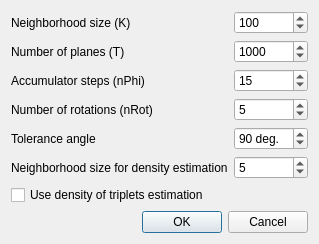
<?xml version="1.0" encoding="UTF-8"?>
<ui version="4.0">
 <class>HoughNormalsDialog</class>
 <widget class="QDialog" name="HoughNormalsDialog">
  <property name="geometry">
   <rect>
    <x>0</x>
    <y>0</y>
    <width>289</width>
    <height>235</height>
   </rect>
  </property>
  <property name="windowTitle">
   <string>Dialog</string>
  </property>
  <layout class="QVBoxLayout" name="verticalLayout">
   <item>
    <layout class="QFormLayout" name="formLayout">
     <item row="0" column="0">
      <widget class="QLabel" name="label">
       <property name="text">
        <string>Neighborhood size (K)</string>
       </property>
      </widget>
     </item>
     <item row="0" column="1">
      <widget class="QSpinBox" name="kSpinBox">
       <property name="toolTip">
        <string>Size of the neighborhood</string>
       </property>
       <property name="minimum">
        <number>3</number>
       </property>
       <property name="maximum">
        <number>100000</number>
       </property>
       <property name="singleStep">
        <number>10</number>
       </property>
       <property name="value">
        <number>100</number>
       </property>
      </widget>
     </item>
     <item row="1" column="0">
      <widget class="QLabel" name="label_2">
       <property name="text">
        <string>Number of planes (T)</string>
       </property>
      </widget>
     </item>
     <item row="1" column="1">
      <widget class="QSpinBox" name="tSpinBox">
       <property name="toolTip">
        <string>Plane number to draw</string>
       </property>
       <property name="minimum">
        <number>10</number>
       </property>
       <property name="maximum">
        <number>1000000</number>
       </property>
       <property name="singleStep">
        <number>100</number>
       </property>
       <property name="value">
        <number>1000</number>
       </property>
      </widget>
     </item>
     <item row="2" column="0">
      <widget class="QLabel" name="label_3">
       <property name="text">
        <string>Accumulator steps (nPhi)</string>
       </property>
      </widget>
     </item>
     <item row="2" column="1">
      <widget class="QSpinBox" name="nPhiSpinBox">
       <property name="toolTip">
        <string>Accumulator discretization parameter</string>
       </property>
       <property name="minimum">
        <number>5</number>
       </property>
       <property name="maximum">
        <number>1000</number>
       </property>
       <property name="singleStep">
        <number>5</number>
       </property>
       <property name="value">
        <number>15</number>
       </property>
      </widget>
     </item>
     <item row="3" column="0">
      <widget class="QLabel" name="label_4">
       <property name="text">
        <string>Number of rotations (nRot)</string>
       </property>
      </widget>
     </item>
     <item row="3" column="1">
      <widget class="QSpinBox" name="nRotSpinBox">
       <property name="toolTip">
        <string>Rotation number</string>
       </property>
       <property name="minimum">
        <number>1</number>
       </property>
       <property name="maximum">
        <number>1000</number>
       </property>
       <property name="singleStep">
        <number>1</number>
       </property>
       <property name="value">
        <number>5</number>
       </property>
      </widget>
     </item>
     <item row="4" column="0">
      <widget class="QLabel" name="label_5">
       <property name="text">
        <string>Tolerance angle</string>
       </property>
      </widget>
     </item>
     <item row="4" column="1">
      <widget class="QSpinBox" name="tolAngleSpinBox">
       <property name="toolTip">
        <string>Angle parameter for cluster normal selection</string>
       </property>
       <property name="suffix">
        <string> deg.</string>
       </property>
       <property name="minimum">
        <number>0</number>
       </property>
       <property name="maximum">
        <number>360</number>
       </property>
       <property name="singleStep">
        <number>15</number>
       </property>
       <property name="value">
        <number>90</number>
       </property>
      </widget>
     </item>
     <item row="5" column="0">
      <widget class="QLabel" name="label_6">
       <property name="text">
        <string>Neighborhood size for density estimation</string>
       </property>
      </widget>
     </item>
     <item row="5" column="1">
      <widget class="QSpinBox" name="kDensitySpinBox">
       <property name="toolTip">
        <string>Size of the neighborhood for density estimation</string>
       </property>
       <property name="minimum">
        <number>1</number>
       </property>
       <property name="maximum">
        <number>100</number>
       </property>
       <property name="value">
        <number>5</number>
       </property>
      </widget>
     </item>
     <item row="6" column="0">
      <widget class="QCheckBox" name="useDensityCheckBox">
       <property name="toolTip">
        <string>use a density estimation of triplets generation</string>
       </property>
       <property name="text">
        <string>Use density of triplets estimation</string>
       </property>
      </widget>
     </item>
    </layout>
   </item>
   <item>
    <widget class="QDialogButtonBox" name="buttonBox">
     <property name="orientation">
      <enum>Qt::Horizontal</enum>
     </property>
     <property name="standardButtons">
      <set>QDialogButtonBox::Cancel|QDialogButtonBox::Ok</set>
     </property>
    </widget>
   </item>
  </layout>
 </widget>
 <resources/>
 <connections>
  <connection>
   <sender>buttonBox</sender>
   <signal>accepted()</signal>
   <receiver>HoughNormalsDialog</receiver>
   <slot>accept()</slot>
   <hints>
    <hint type="sourcelabel">
     <x>248</x>
     <y>254</y>
    </hint>
    <hint type="destinationlabel">
     <x>157</x>
     <y>274</y>
    </hint>
   </hints>
  </connection>
  <connection>
   <sender>buttonBox</sender>
   <signal>rejected()</signal>
   <receiver>HoughNormalsDialog</receiver>
   <slot>reject()</slot>
   <hints>
    <hint type="sourcelabel">
     <x>316</x>
     <y>260</y>
    </hint>
    <hint type="destinationlabel">
     <x>286</x>
     <y>274</y>
    </hint>
   </hints>
  </connection>
 </connections>
</ui>
